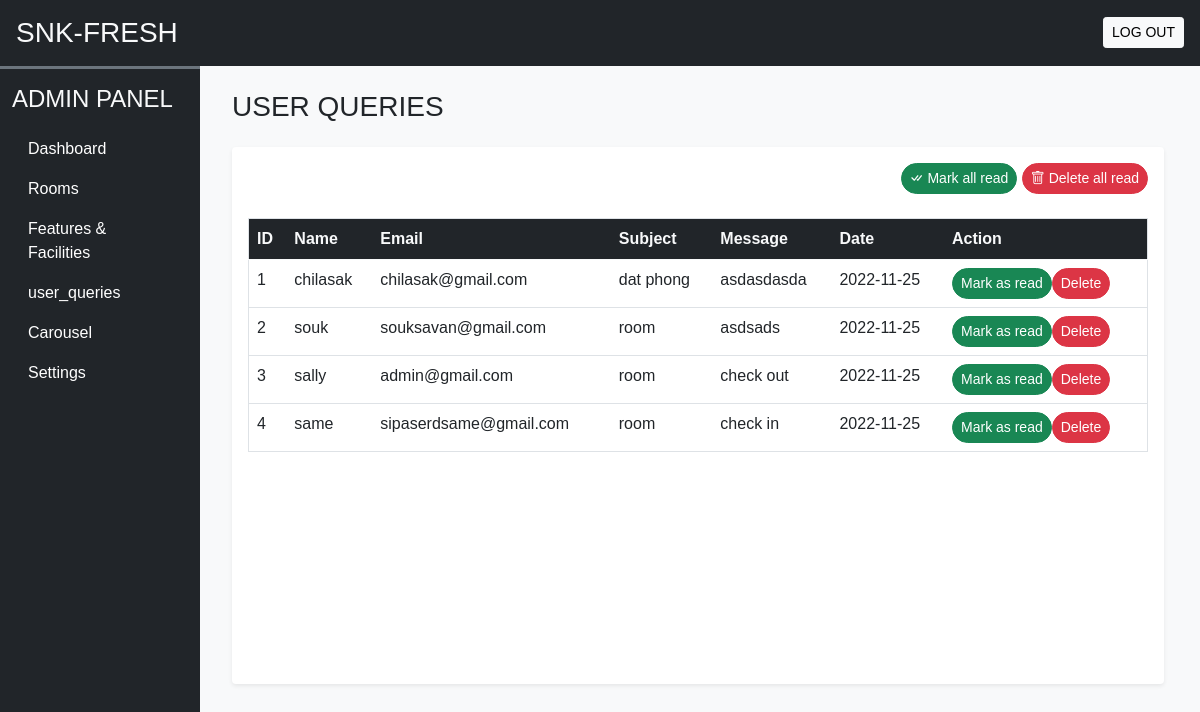
Page /admin/user_queries.php (signed in) on the earlier database version.
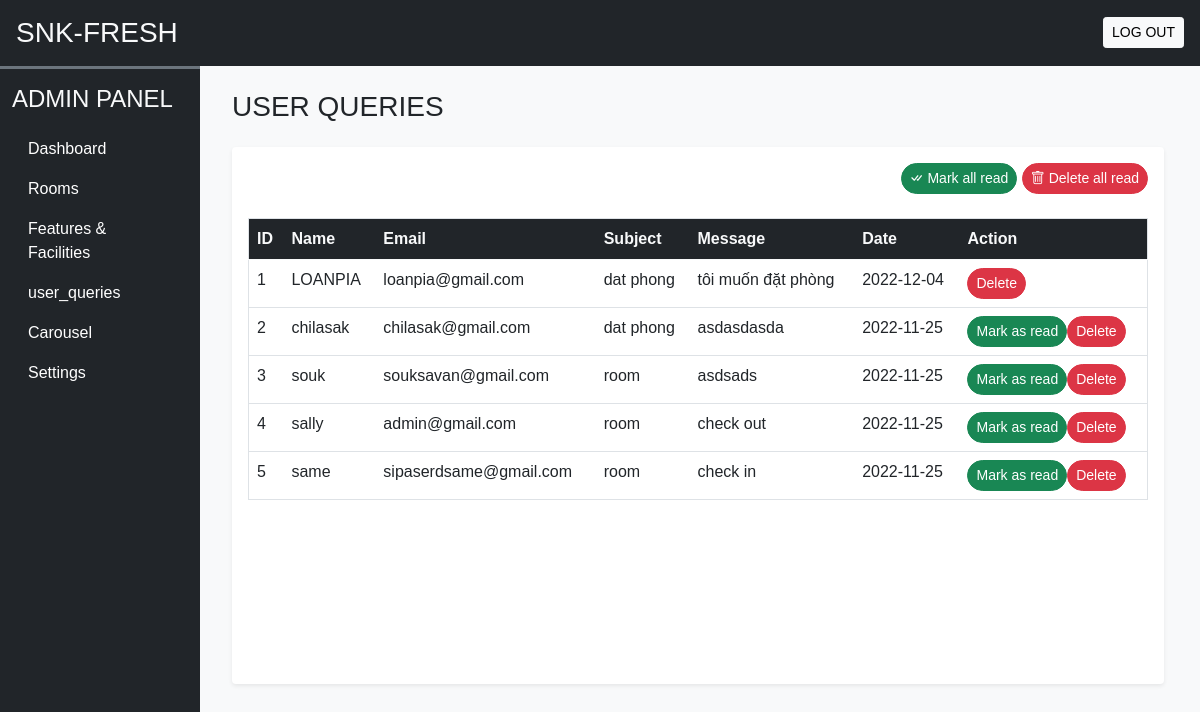
Same page on the later database version.
### tables this page shows
CREATE TABLE `user_queries` (
  `sr_no` int(11) NOT NULL,
  `name` varchar(50) NOT NULL,
  `email` varchar(200) NOT NULL,
  `subject` varchar(250) NOT NULL,
  `message` varchar(500) NOT NULL,
  `date` date NOT NULL DEFAULT current_timestamp(),
  `seen` tinyint(4) NOT NULL DEFAULT 0
);

### admin/user_queries.php (the view, shortened to what this page needs)
<!DOCTYPE html>
<html lang="en">
<head>
    <?php require('inc/link.php'); ?>
</head>
<body class="bg-light">
    <?php require('inc/header.php') ?>
    <div class="container-fluid" id="main-content">
        <div class="col-lg-10 ms-auto p-4 overflow-hidden">
            <h3 class="mb-4">USER QUERIES</h3>
            <div class="card border-0 shadow-sm mb-4">
                <div class="card-body">
                    <div class="text-end mb-4">
                        <a href="?seen=all" class="btn btn-success rounded-pill shadow-none btn-sm">
                            <i class="bi bi-check-all"></i> Mark all read
                        </a>
                        <a href="?del=all" class="btn btn-danger rounded-pill shadow-none btn-sm">
                          <i class="bi bi-trash"></i> Delete all read
                        </a>
                    </div>
                    <div class="table-responsive-md" style="height:450px; overflow-y: scroll;">
                        <table class="table table-hover border">
                            <thead class="sticky-top">
                                <tr class="bg-dark text-light">
                                    <th scope="col">ID</th>
                                    <th scope="col">Name</th>
                                    <th scope="col">Email</th>
                                    <th scope="col" width:20%;>Subject</th>
                                    <th scope="col" width:30%;>Message</th>
                                    <th scope="col">Date</th>
                                    <th scope="col">Action</th>
                                </tr>
                            </thead>
                            <tbody>
                               <?php
                               $q = "SELECT * FROM `user_queries` ORDER BY `sr_no` DESC";
                               $data = mysqli_query($con,$q);
                               $i=1;
                               while($row = mysqli_fetch_assoc($data))
                               {
                                $seen ='';
                                if($row['seen']!=1){
                                    $seen = "<a href='?seen=$row[sr_no]' class='btn btn-sm rounded-pill btn-success'>Mark as read</a>";
                                }
                                $seen.= "<a href='?del=$row[sr_no]' class='btn btn-sm rounded-pill btn-danger'>Delete</a>";
                                echo<<<query
                                <tr>
                                <td>$i</td>
                                <td>$row[name]</td>
                                <td>$row[email]</td>
                                <td>$row[subject]</td>
                                <td>$row[message]</td>
                                <td>$row[date]</td>
                                <td>$seen</td>
                                </tr>
                                query;
                                $i++;
                               }
                               ?>
                            </tbody>
                        </table>
                    </div>
                </div>
            </div>
        </div>
    </div>
</body>
</html>

### admin/inc/link.php (shortened to what this page needs)
<link href="https://cdn.jsdelivr.net/npm/bootstrap@5.0.2/dist/css/bootstrap.min.css" rel="stylesheet">
<link rel="stylesheet" href="https://cdn.jsdelivr.net/npm/bootstrap-icons@1.9.1/font/bootstrap-icons.css">
<link rel="stylesheet" href="css/common.css">

### admin/inc/header.php (shortened to what this page needs)
<div class="container-fluid bg-dark text-light p-3 d-flex align-items-center justify-content-between sticky-top">
    <h3 class="mb-0">SNK-FRESH</h3>
    <a href="logout.php" class="btn btn-light btn-sm">LOG OUT</a>
</div>
<div class="col-lg-2 bg-dark border-top  border-3 border-secondary" id="dashboard-menu">
    <nav class="navbar navbar-expand-lg navbar-dar">
        <div class="container-fluid flex-lg-column align-items-stretch">
            <h4 class="mt-2 text-light">ADMIN PANEL</h4>
            <div class="collapse navbar-collapse flex-column align-items-stretch mt-2" id="adminDropdown">
                <ul class="nav nav-pills flex-column">
                    <li class="nav-item">
                        <a class="nav-link text-white" href="dashboard.php">Dashboard</a>
                    </li>
                    <li class="nav-item">
                        <a class="nav-link text-white" href="rooms.php">Rooms</a>
                    </li>
                    <li class="nav-item">
                        <a class="nav-link text-white" href="features_facilities.php">Features & Facilities</a>
                    </li>
                    <li class="nav-item">
                        <a class="nav-link text-white" href="user_queries.php">user_queries</a>
                    </li>
                    <li class="nav-item">
                        <a class="nav-link text-white" href="carousel.php">Carousel</a>
                    </li>
                    <li class="nav-item">
                        <a class="nav-link text-white" href="settings.php">Settings</a>
                    </li>
                </ul>
            </div>
        </div>
    </nav>
</div>

### admin/css/common.css (style rules this page uses)
:root { --teal: #2ec1ac; --teal_hover: #279e8c; }
* { font-family: "Poppins", sans-serif; }
#dashboard-menu { position: fixed; height: 100%; z-index: 11; }

Differences in the rows shown:
added user_queries: name "LOANPIA", email "loanpia@gmail.com", subject "dat phong", message "tôi muốn đặt phòng", date "2022-12-04"
